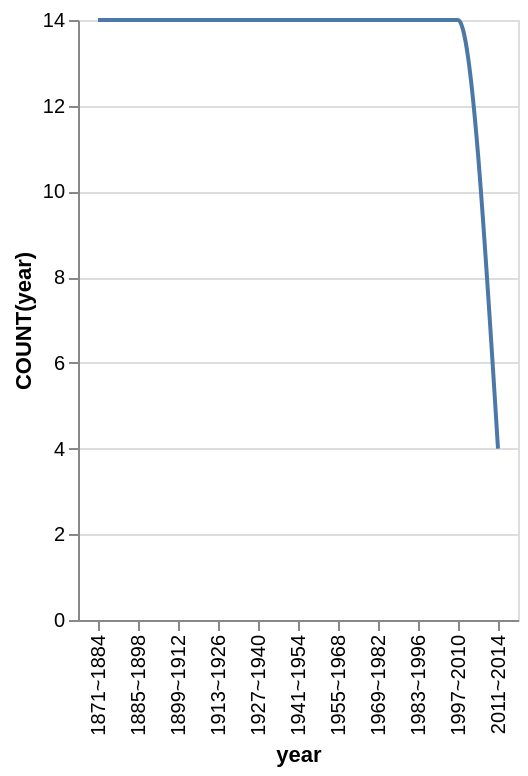

The Vega-Lite source for this figure:
### Vega-Lite specification from a JSON file in a GitHub repository (floating-point values rounded to 4 significant figures)
{"data": {"values": [{"x_data": "1871~1884", "y_data": 14}, {"x_data": "1885~1898", "y_data": 14}, {"x_data": "1899~1912", "y_data": 14}, {"x_data": "1913~1926", "y_data": 14}, {"x_data": "1927~1940", "y_data": 14}, {"x_data": "1941~1954", "y_data": 14}, {"x_data": "1955~1968", "y_data": 14}, {"x_data": "1969~1982", "y_data": 14}, {"x_data": "1983~1996", "y_data": 14}, {"x_data": "1997~2010", "y_data": 14}, {"x_data": "2011~2014", "y_data": 4}]}, "mark": {"type": "line", "interpolate": "monotone"}, "encoding": {"x": {"field": "x_data", "type": "nominal", "title": "year", "sort": "ascending"}, "y": {"field": "y_data", "type": "quantitative", "title": "COUNT(year)"}}}
